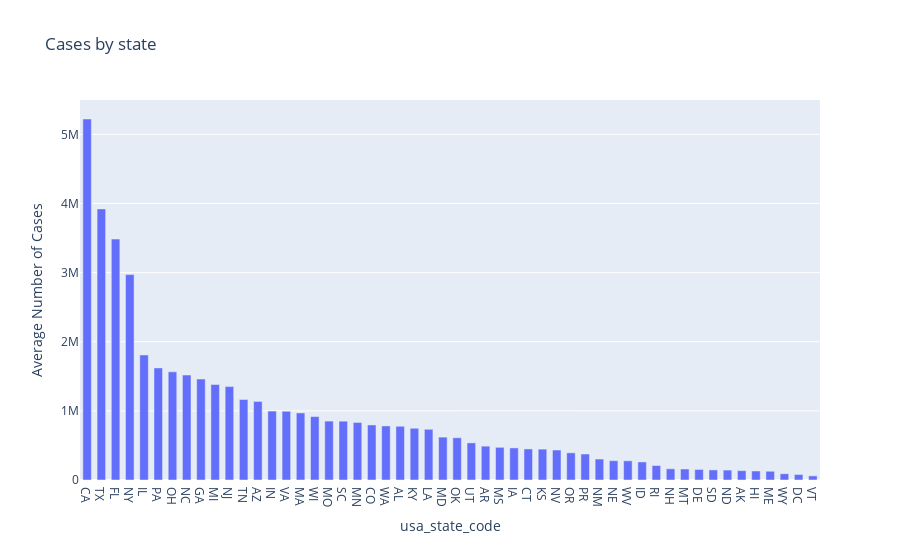

Notebook code for this chart:
### Code cell
covid_cases_mean = cases_data.groupby("usa_state_code",as_index=False).agg({"cases":"mean"}).sort_values(by="cases",ascending=False)
fig = px.bar(covid_cases_mean, x="usa_state_code", y="cases", title='Cases by state',
labels={"cases":"Average Number of Cases","state":"State"})
#fig.add_scatter(x=state_data['date'], y=state_data['inpatient_beds'])
fig.update_traces(width=0.6)
fig.show()
fig.write_html("..\\static\\html_plots\\average_cases_by_state.html")

### Figure 1 — Plotly figure (JSON) as saved in the notebook; plotly's stock layout.template omitted (floating-point values rounded to 4 significant figures)
{"data": [{"alignmentgroup": "True", "hovertemplate": "usa_state_code=%{x}<br>Average Number of Cases=%{y}<extra></extra>", "legendgroup": "", "marker": {"color": "#636efa", "pattern": {"shape": ""}}, "name": "", "offsetgroup": "", "orientation": "v", "showlegend": false, "textposition": "auto", "type": "bar", "width": 0.6, "x": ["CA", "TX", "FL", "NY", "IL", "PA", "OH", "NC", "GA", "MI", "NJ", "TN", "AZ", "IN", "VA", "MA", "WI", "MO", "SC", "MN", "CO", "WA", "AL", "KY", "LA", "MD", "OK", "UT", "AR", "MS", "IA", "CT", "KS", "NV", "OR", "PR", "NM", "NE", "WV", "ID", "RI", "NH", "MT", "DE", "SD", "ND", "AK", "HI", "ME", "WY", "DC", "VT"], "xaxis": "x", "y": [5222000.0, 3922000.0, 3485000.0, 2971000.0, 1808000.0, 1621000.0, 1565000.0, 1518000.0, 1460000.0, 1381000.0, 1351000.0, 1165000.0, 1137000.0, 997100.0, 994700.0, 970100.0, 917200.0, 852200.0, 850900.0, 832500.0, 796200.0, 781900.0, 777200.0, 748400.0, 733700.0, 620500.0, 611200.0, 536900.0, 489600.0, 472600.0, 463900.0, 449300.0, 446600.0, 433700.0, 392800.0, 376100.0, 303100.0, 279300.0, 277500.0, 261100.0, 209100.0, 162200.0, 159000.0, 152600.0, 146100.0, 143700.0, 134900.0, 130300.0, 126700.0, 90330.0, 79740.0, 59590.0], "yaxis": "y"}], "layout": {"barmode": "relative", "legend": {"tracegroupgap": 0}, "title": {"text": "Cases by state"}, "xaxis": {"anchor": "y", "domain": [0, 1], "title": {"text": "usa_state_code"}}, "yaxis": {"anchor": "x", "domain": [0, 1], "title": {"text": "Average Number of Cases"}}}}
